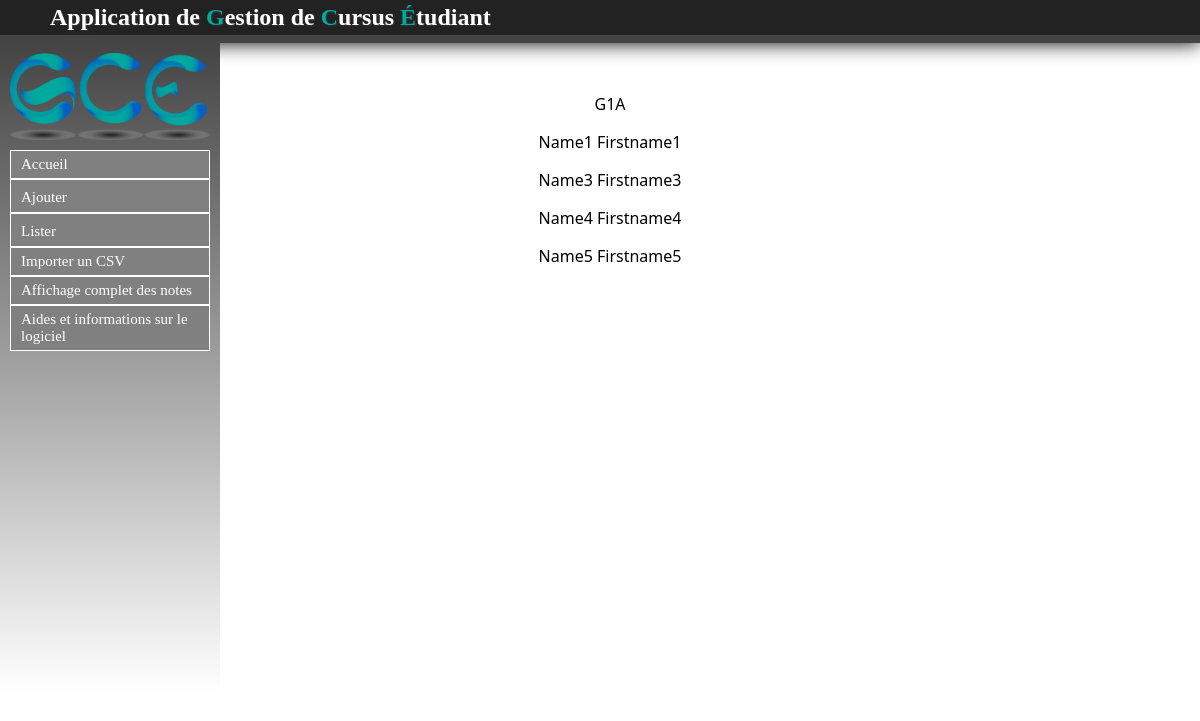
Page /Groupe/listerEtuGroupe/1 on the earlier database version.
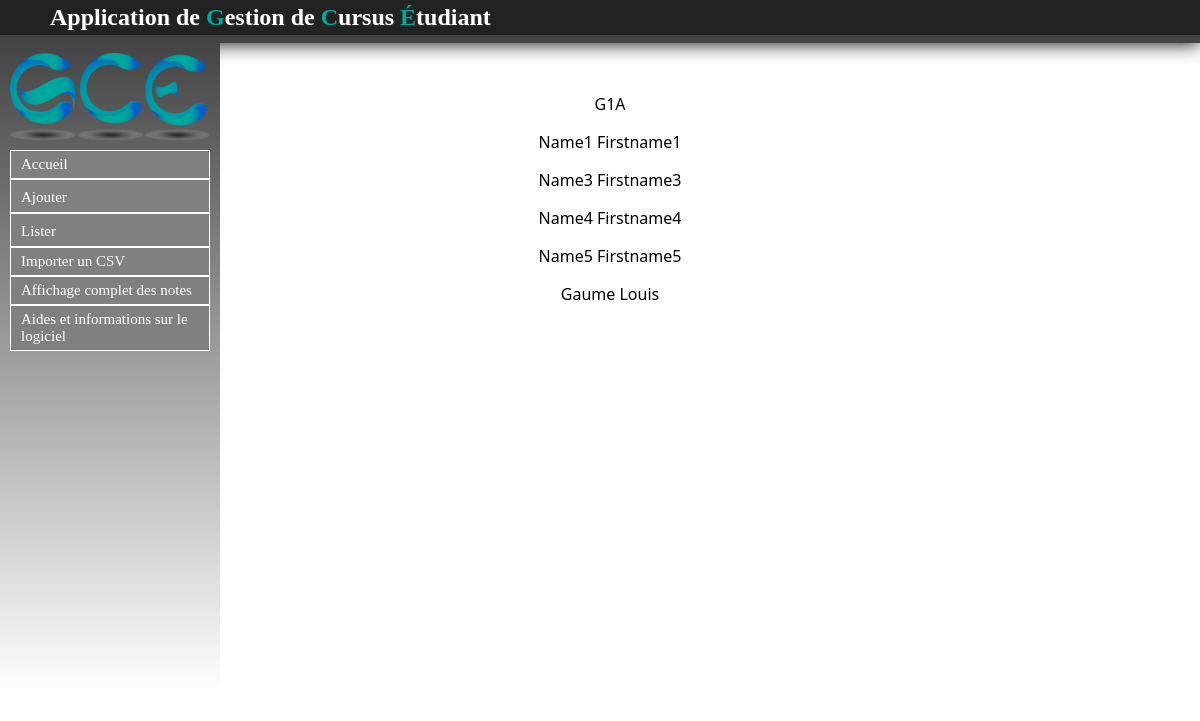
Same page on the later database version.
### Etudiant/models.py (models this page shows, shortened)
class Etu(models.Model):
	nom = models.CharField(max_length=30, null=False)
	prenom = models.CharField(max_length=30, null=False)
	age = models.IntegerField(null=True)
	apogee = models.IntegerField(null=True)
	date_naissance = models.DateField(null=True)
	sexe = models.CharField(max_length=1, null=True)
	adresse = models.CharField(max_length=100, null=True)
	ine = models.CharField(max_length=100, null=True)
	adresse_parents = models.CharField(max_length=100, null=True)
	tel = models.IntegerField(null=True)
	tel_par = models.IntegerField(null=True)
	lieu_naissance = models.CharField(max_length=100, null=True)
	nationalite = models.CharField(max_length=100, null=True)
	situation_familiale = models.CharField(max_length=100, null=True)
	situation_militaire = models.CharField(max_length=100, null=True)
	cate_socio_pro_chef_famille = models.CharField(max_length=100, null=True)
	cate_socio_pro_autre_parent = models.CharField(max_length=100, null=True)
	aide_financiere = models.CharField(max_length=100, null=True)
	bourse = models.CharField(max_length=100, null=True)
	groupe = models.ForeignKey(Groupe, null=True)
	semestre = models.ForeignKey(Semestre, null=True)

### Groupe/views.py (the view)
# urls.py: url(r'^listerEtuGroupe/(?P<id>\d+)$', views.listerEtuGroupe, name='listerEtuGroupe'),
def listerEtuGroupe(request, id):
	etus = Etu.objects.filter(groupe=id)
	groupe = get_object_or_404(Groupe, id=id)
	return render(request, 'contenu_html/listerEtuGroupe.html', locals())

### Etudiant/templates/contenu_html/listerEtuGroupe.html (shortened to what this page needs)
{% extends "templates/base.html" %}
{% block content %}
	{% if not groupe %}
		<p>Pas d'étudiants dans la groupe</p>
	{% else %}
		<p>{{ groupe.nom }}</p>
		{% for etu in etus %}
			<p>{{ etu.nom }} {{ etu.prenom }}</p>
		{% endfor %}
	{% endif %}
{% endblock %}

Differences in the rows shown:
now on this page (row edited): Etu: nom "Gaume", prenom "Louis"
